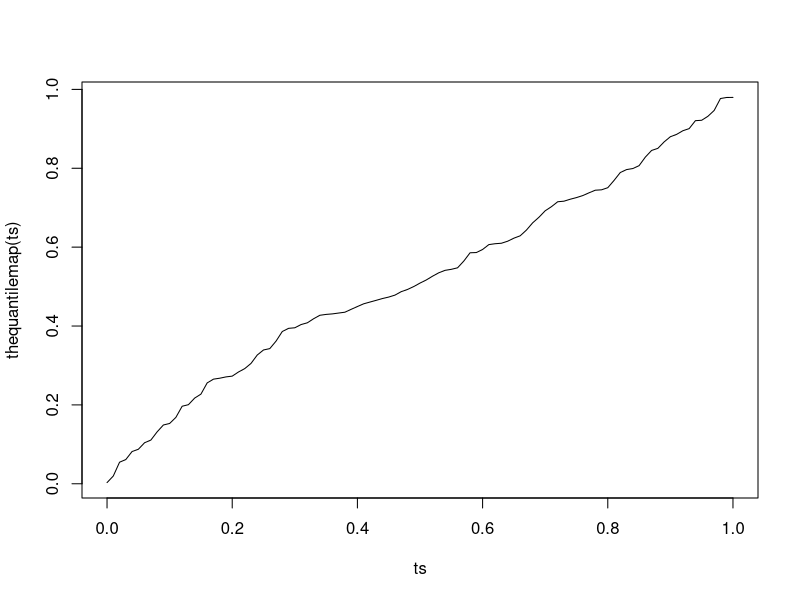

Here is the R script that generated this plot:
# normal distribution
print(dnorm(0)) # density of the normal distribution
print(pnorm(1)) # cdf of the normal distribution
print(qnorm(0.05)) # quantile of the normal distribution

# empirical distributions
nobs = 100
xs = runif(nobs)
thequantilemap = Vectorize(function (t) (quantile(xs,t)))
ts = (0:100)/100
vals = thequantilemap(ts)
plot(x = ts,y = thequantilemap(ts),type = 'l' )
